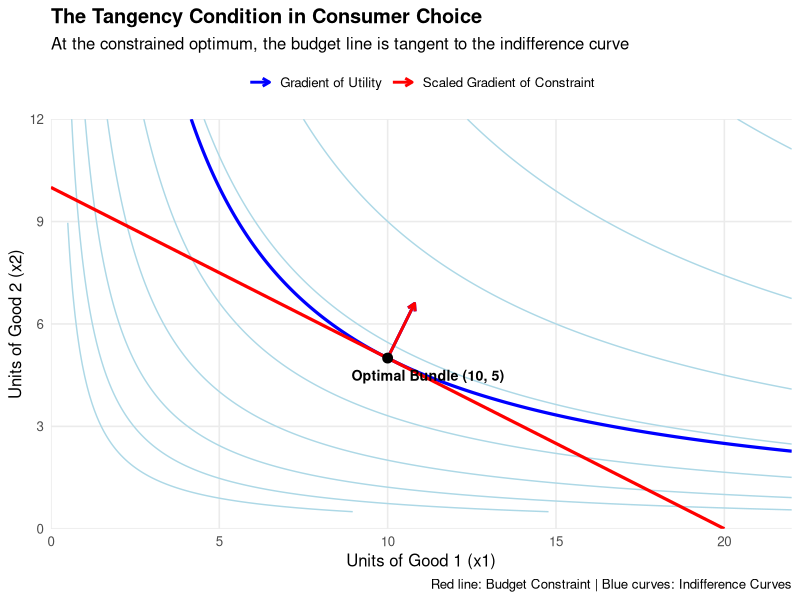
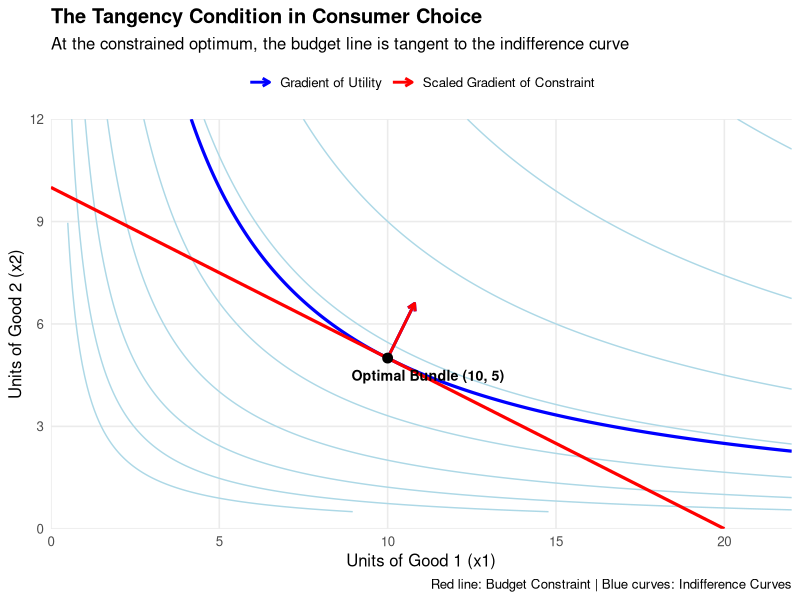

Generate these figures, in order, with R:
## ---- chunk 1
#| echo: true
#| message: false
#| warning: false
#| fig-width: 8
#| fig-height: 5.5

library(ggplot2)
library(dplyr)

grid_df <- expand.grid(
  x1 = seq(0.5, 22, length.out = 300),
  x2 = seq(0.5, 12, length.out = 300)
) %>%
  mutate(U = log(x1) + log(x2))

opt_x1 <- 10
opt_x2 <- 5
opt_U  <- log(opt_x1) + log(opt_x2)

budget_df <- data.frame(
  x1 = seq(0, 20, length.out = 100)
) %>%
  mutate(x2 = (40 - 2 * x1) / 4)

grad_df <- data.frame(
  x    = c(opt_x1, opt_x1),
  y    = c(opt_x2, opt_x2),
  xend = c(opt_x1 + 0.8, opt_x1 + 0.8),
  yend = c(opt_x2 + 1.6, opt_x2 + 1.6),
  Vector = c("Gradient of Utility", "Scaled Gradient of Constraint")
)

p <- ggplot() +
  geom_contour(data = grid_df, aes(x = x1, y = x2, z = U),
               breaks = seq(1.5, 5.5, by = 0.5), color = "lightblue", linewidth = 0.5) +
  geom_contour(data = grid_df, aes(x = x1, y = x2, z = U),
               breaks = opt_U, color = "blue", linewidth = 1.1) +
  geom_line(data = budget_df, aes(x = x1, y = x2), 
            color = "red", linewidth = 1.1) +
  geom_segment(data = grad_df, aes(x = x, y = y, xend = xend, yend = yend, color = Vector),
               arrow = arrow(length = unit(0.2, "cm")), linewidth = 1) +
  geom_point(aes(x = opt_x1, y = opt_x2), color = "black", size = 3) +
  annotate("text", x = opt_x1 + 1.2, y = opt_x2 - 0.5, 
           label = "Optimal Bundle (10, 5)", fontface = "bold", size = 3.6) +
  scale_color_manual(values = c("Gradient of Utility" = "blue", 
                                "Scaled Gradient of Constraint" = "red")) +
  coord_cartesian(xlim = c(0, 22), ylim = c(0, 12), expand = FALSE) +
  labs(
    title = "The Tangency Condition in Consumer Choice",
    subtitle = "At the constrained optimum, the budget line is tangent to the indifference curve",
    x = "Units of Good 1 (x1)",
    y = "Units of Good 2 (x2)",
    color = NULL,
    caption = "Red line: Budget Constraint | Blue curves: Indifference Curves"
  ) +
  theme_minimal(base_size = 12) +
  theme(
    legend.position = "top",
    plot.title = element_text(face = "bold"),
    panel.grid.minor = element_blank()
  )

dir.create("figures", showWarnings = FALSE)
ggsave("figures/lagrange_tangency.png", plot = p, width = 7.5, height = 5.5, dpi = 300)

print(p)
